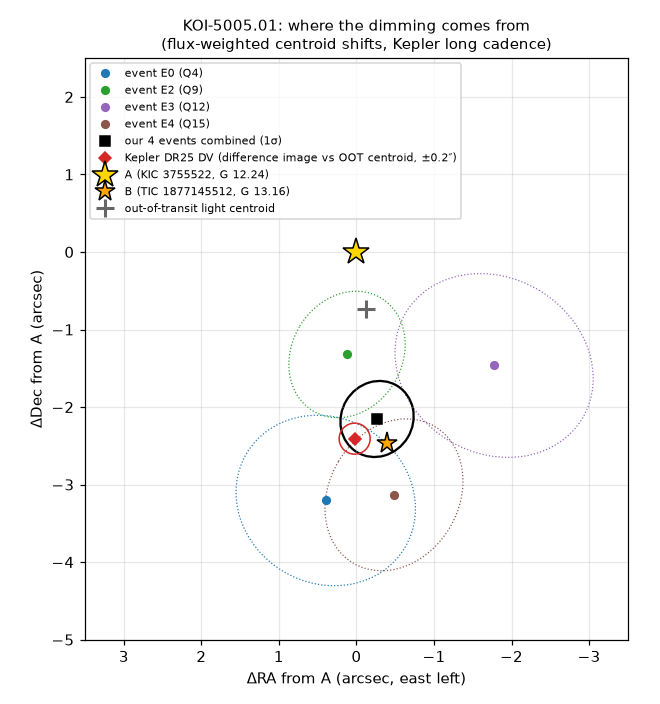

The script that saved this image:
"""KOI-5005.01: per-event flux-weighted centroid shifts (Kepler long-cadence MOM_CENTR columns), turned into sky
offsets with each quarter's TPF WCS, and the source position they imply relative to the out-of-transit light
centroid, compared with stars A and B (Gaia DR3, epoch 2016; A-B separation 2.4 arcsec)."""
import glob
import numpy as np
import lightkurve as lk

if not glob.glob("kepler/**/*llc.fits", recursive=True):   # Kepler long-cadence light curves from MAST
    lk.search_lightcurve("KIC 3755522", author="Kepler", cadence="long").download_all(download_dir="kepler")
from astropy.coordinates import SkyCoord
import astropy.units as u

P, T0, DUR = 251.958533, 367.3803, 4.742 / 24
A = SkyCoord(293.653780 + 0.40 / 3600 / np.cos(np.radians(38.8339)), 38.833900 + 0.10 / 3600, unit="deg")
B_off = np.array([-0.39, -2.46])                      # B relative to A, arcsec (E, N)
fB = 10 ** (-0.4 * (13.16 - 12.24)); fB = fB / (1 + fB)   # B's share of the light (Gaia G; Kepler band similar)
c_off = fB * B_off                                    # light centroid relative to A
print(f"B share of light {fB:.2f}; light centroid {c_off} arcsec from A")
print(f"predicted source - centroid: A {-c_off}, B {B_off - c_off}")

lcs = {lk.read(f).quarter: lk.read(f, quality_bitmask="default")
       for f in glob.glob("kepler/**/*llc.fits", recursive=True)}
res = []
for e, q in ((0, 4), (2, 9), (3, 12), (4, 15)):
    lc = lcs[q]; tc = T0 + e * P
    tpf = lk.search_targetpixelfile("KIC 3755522", author="Kepler", cadence="long", quarter=q).download(
        download_dir="kepler")
    wcs = tpf.wcs
    t = lc.time.value
    def col(name):
        x = lc[name]
        return np.where(np.ma.getmaskarray(getattr(x, "mask", np.zeros(len(t), bool))), np.nan,
                        np.asarray(getattr(x, "unmasked", x).value, float))
    f, cx, cy = col("pdcsap_flux"), col("mom_centr1"), col("mom_centr2")
    w = (np.abs(t - tc) < 1.0) & np.isfinite(f) & np.isfinite(cx) & np.isfinite(cy)
    oot = w & (np.abs(t - tc) > DUR / 2 + 0.05)
    intr = w & (np.abs(t - tc) < 0.4 * DUR)
    out = []
    for y in (f, cx, cy):
        c = np.polyfit(t[oot] - tc, y[oot], 2)
        r = y - np.polyval(c, t - tc)
        out.append((np.mean(r[intr]), np.std(r[oot]) / np.sqrt(intr.sum()), np.polyval(c, 0)))
    (df, sf, f0), (dx, sx, x0), (dy, sy, y0) = out
    depth = -df / f0
    # pixel -> sky: local Jacobian of the WCS at the centroid (MOM_CENTR is in CCD coordinates; TPF WCS uses
    # pixel indices within the cutout, offset by the cutout's corner)
    px, py = x0 - tpf.column, y0 - tpf.row
    s0 = wcs.pixel_to_world(px, py)
    sx_ = wcs.pixel_to_world(px + 1, py); sy_ = wcs.pixel_to_world(px, py + 1)
    def en(s):
        d = s0.spherical_offsets_to(s); return np.array([d[0].arcsec, d[1].arcsec])
    J = np.column_stack([en(sx_), en(sy_)])           # arcsec per pixel, columns = d/dx, d/dy
    shift = J @ np.array([dx, dy])                    # arcsec (E, N)
    cov = J @ np.diag([sx ** 2, sy ** 2]) @ J.T
    src = -shift / depth                              # source offset from the light centroid (flux-weighted, approx)
    scov = cov / depth ** 2
    res.append((src, scov, e, q))
    dirB = B_off / np.linalg.norm(B_off)
    print(f"E{e} Q{q}: depth {depth * 1e6:.0f} ppm; centroid shift E {shift[0] * 1e3:+.3f} N {shift[1] * 1e3:+.3f} mas"
          f" (err {np.sqrt(cov[0, 0]) * 1e3:.3f}, {np.sqrt(cov[1, 1]) * 1e3:.3f}); implied source - centroid:"
          f" E {src[0]:+.2f} +- {np.sqrt(scov[0, 0]):.2f}, N {src[1]:+.2f} +- {np.sqrt(scov[1, 1]):.2f} arcsec;"
          f" along A->B {src @ dirB:+.2f}")
W = sum(np.linalg.inv(c) for _, c, _, _ in res)
m = np.linalg.solve(W, sum(np.linalg.inv(c) @ s for s, c, _, _ in res))
C = np.linalg.inv(W)
print(f"combined source - centroid: E {m[0]:+.2f} +- {np.sqrt(C[0, 0]):.2f}, N {m[1]:+.2f} +- {np.sqrt(C[1, 1]):.2f}")
for name, p in (("A", -c_off), ("B", B_off - c_off)):
    d = m - p
    print(f"   chi2 vs {name}: {d @ np.linalg.solve(C, d):.1f} (2 dof)")

# figure: positions relative to star A (E to the left, as on the sky)
import matplotlib
matplotlib.use("Agg")
import matplotlib.pyplot as plt
from matplotlib.patches import Ellipse


def ell(ax, xy, cov, **kw):
    w, v = np.linalg.eigh(cov)
    ang = np.degrees(np.arctan2(v[1, 1], v[0, 1]))
    ax.add_patch(Ellipse(xy, 2 * np.sqrt(w[1]), 2 * np.sqrt(w[0]), angle=ang, fill=False, **kw))


fig, ax = plt.subplots(figsize=(6, 6.4))
for (s_, c_, e, q), col in zip(res, ("tab:blue", "tab:green", "tab:purple", "tab:brown")):
    p_ = s_ + c_off
    ax.plot(*p_, "o", color=col, ms=5, label=f"event E{e} (Q{q})")
    ell(ax, p_, c_, color=col, lw=0.8, ls=":")
ax.plot(*(m + c_off), "s", color="k", ms=7, label="our 4 events combined (1σ)")
ell(ax, m + c_off, C, color="k", lw=1.5)
dv = c_off + np.array([0.14, -1.67])                  # DR25 DV source offset from the out-of-transit centroid
ax.plot(*dv, "D", color="tab:red", ms=6, label="Kepler DR25 DV (difference image vs OOT centroid, ±0.2″)")
ell(ax, dv, np.diag([0.2 ** 2, 0.2 ** 2]), color="tab:red", lw=1)
ax.plot(0, 0, "*", color="gold", mec="k", ms=18, label="A (KIC 3755522, G 12.24)")
ax.plot(*B_off, "*", color="orange", mec="k", ms=14, label="B (TIC 1877145512, G 13.16)")
ax.plot(*c_off, "+", color="0.4", ms=12, mew=2, label="out-of-transit light centroid")
ax.set_xlim(3.5, -3.5); ax.set_ylim(-5, 2.5); ax.set_aspect("equal")
ax.set_xlabel("ΔRA from A (arcsec, east left)"); ax.set_ylabel("ΔDec from A (arcsec)")
ax.set_title("KOI-5005.01: where the dimming comes from\n(flux-weighted centroid shifts, Kepler long cadence)", fontsize=10)
ax.legend(fontsize=7, loc="upper left")
ax.grid(alpha=0.3)
fig.tight_layout()
fig.savefig("centroids.png", dpi=110)
